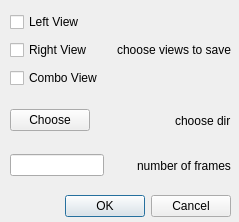
<?xml version="1.0" encoding="UTF-8"?>
<ui version="4.0">
 <class>Dialog_save_2</class>
 <widget class="QDialog" name="Dialog_save_2">
  <property name="geometry">
   <rect>
    <x>0</x>
    <y>0</y>
    <width>239</width>
    <height>222</height>
   </rect>
  </property>
  <property name="windowTitle">
   <string>Dialog</string>
  </property>
  <widget class="QDialogButtonBox" name="buttonBox">
   <property name="geometry">
    <rect>
     <x>10</x>
     <y>190</y>
     <width>221</width>
     <height>32</height>
    </rect>
   </property>
   <property name="orientation">
    <enum>Qt::Horizontal</enum>
   </property>
   <property name="standardButtons">
    <set>QDialogButtonBox::Cancel|QDialogButtonBox::Ok</set>
   </property>
  </widget>
  <widget class="QWidget" name="horizontalLayoutWidget">
   <property name="geometry">
    <rect>
     <x>10</x>
     <y>100</y>
     <width>221</width>
     <height>41</height>
    </rect>
   </property>
   <layout class="QHBoxLayout" name="horizontalLayout">
    <item>
     <widget class="QPushButton" name="btn_choose_dir">
      <property name="text">
       <string>Choose</string>
      </property>
     </widget>
    </item>
    <item>
     <spacer name="horizontalSpacer">
      <property name="orientation">
       <enum>Qt::Horizontal</enum>
      </property>
      <property name="sizeHint" stdset="0">
       <size>
        <width>40</width>
        <height>20</height>
       </size>
      </property>
     </spacer>
    </item>
    <item>
     <widget class="QLabel" name="label">
      <property name="text">
       <string>choose dir</string>
      </property>
     </widget>
    </item>
   </layout>
  </widget>
  <widget class="QWidget" name="horizontalLayoutWidget_2">
   <property name="geometry">
    <rect>
     <x>10</x>
     <y>150</y>
     <width>221</width>
     <height>31</height>
    </rect>
   </property>
   <layout class="QHBoxLayout" name="horizontalLayout_2">
    <item>
     <widget class="QLineEdit" name="lne_number_of_frames"/>
    </item>
    <item>
     <spacer name="horizontalSpacer_2">
      <property name="orientation">
       <enum>Qt::Horizontal</enum>
      </property>
      <property name="sizeHint" stdset="0">
       <size>
        <width>40</width>
        <height>20</height>
       </size>
      </property>
     </spacer>
    </item>
    <item>
     <widget class="QLabel" name="label_2">
      <property name="text">
       <string>number of frames</string>
      </property>
     </widget>
    </item>
   </layout>
  </widget>
  <widget class="QWidget" name="horizontalLayoutWidget_3">
   <property name="geometry">
    <rect>
     <x>10</x>
     <y>10</y>
     <width>221</width>
     <height>80</height>
    </rect>
   </property>
   <layout class="QHBoxLayout" name="horizontalLayout_4">
    <item>
     <layout class="QVBoxLayout" name="verticalLayout_2">
      <item>
       <widget class="QCheckBox" name="chk_LV">
        <property name="text">
         <string>Left View</string>
        </property>
       </widget>
      </item>
      <item>
       <widget class="QCheckBox" name="chk_RV">
        <property name="text">
         <string>Right View</string>
        </property>
       </widget>
      </item>
      <item>
       <widget class="QCheckBox" name="chk_CV">
        <property name="text">
         <string>Combo View</string>
        </property>
       </widget>
      </item>
     </layout>
    </item>
    <item>
     <spacer name="horizontalSpacer_3">
      <property name="orientation">
       <enum>Qt::Horizontal</enum>
      </property>
      <property name="sizeHint" stdset="0">
       <size>
        <width>40</width>
        <height>20</height>
       </size>
      </property>
     </spacer>
    </item>
    <item>
     <widget class="QLabel" name="label_3">
      <property name="text">
       <string>choose views to save</string>
      </property>
     </widget>
    </item>
   </layout>
  </widget>
 </widget>
 <resources/>
 <connections>
  <connection>
   <sender>buttonBox</sender>
   <signal>accepted()</signal>
   <receiver>Dialog_save_2</receiver>
   <slot>accept()</slot>
   <hints>
    <hint type="sourcelabel">
     <x>248</x>
     <y>254</y>
    </hint>
    <hint type="destinationlabel">
     <x>157</x>
     <y>274</y>
    </hint>
   </hints>
  </connection>
  <connection>
   <sender>buttonBox</sender>
   <signal>rejected()</signal>
   <receiver>Dialog_save_2</receiver>
   <slot>reject()</slot>
   <hints>
    <hint type="sourcelabel">
     <x>316</x>
     <y>260</y>
    </hint>
    <hint type="destinationlabel">
     <x>286</x>
     <y>274</y>
    </hint>
   </hints>
  </connection>
 </connections>
</ui>
